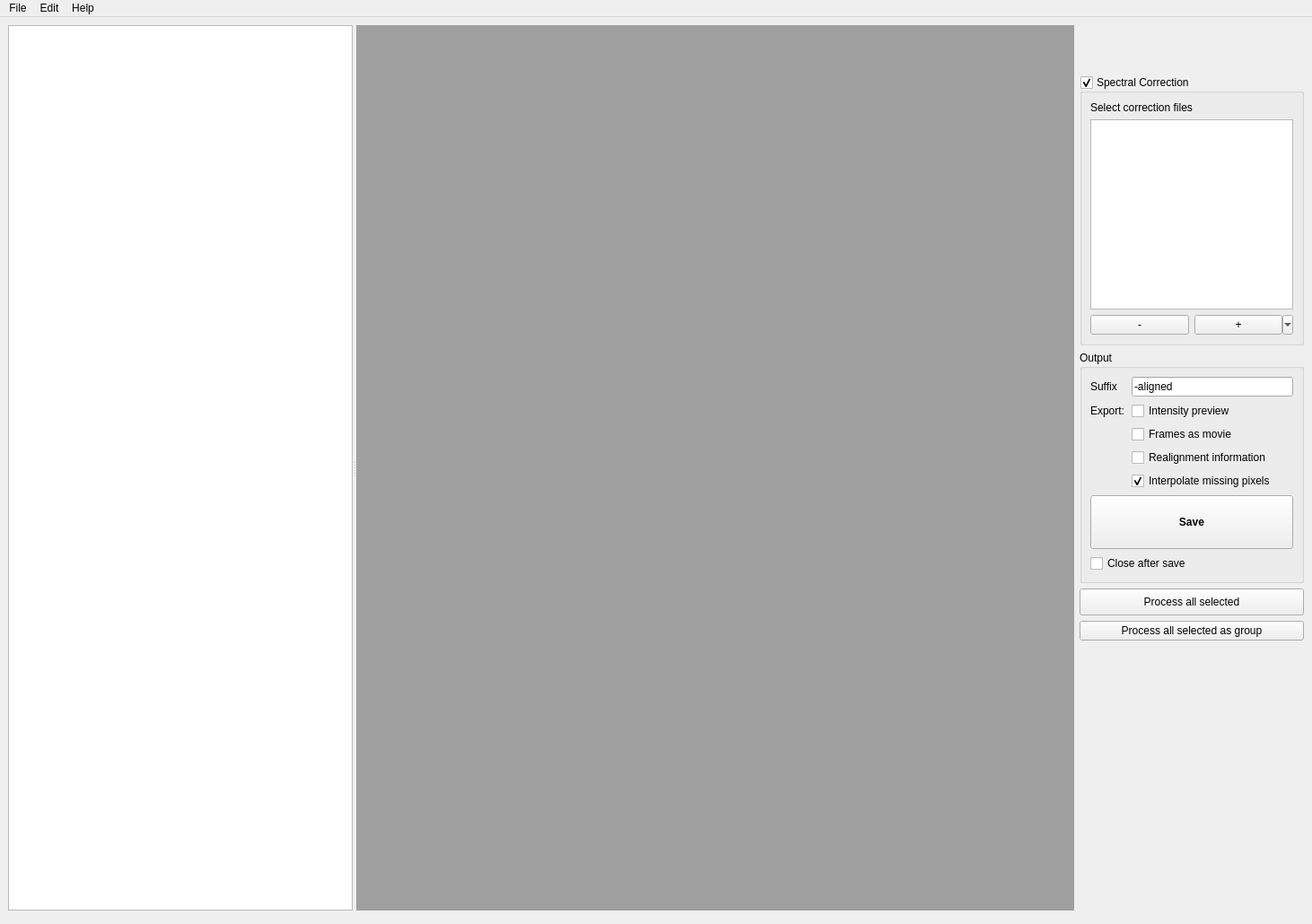
<?xml version="1.0" encoding="UTF-8"?>
<ui version="4.0">
 <class>RealignmentStudio</class>
 <widget class="QMainWindow" name="RealignmentStudio">
  <property name="geometry">
   <rect>
    <x>0</x>
    <y>0</y>
    <width>1462</width>
    <height>1030</height>
   </rect>
  </property>
  <property name="windowTitle">
   <string>Galene</string>
  </property>
  <widget class="QWidget" name="centralwidget">
   <layout class="QVBoxLayout" name="verticalLayout_2">
    <item>
     <widget class="QFrame" name="frame_2">
      <property name="frameShape">
       <enum>QFrame::NoFrame</enum>
      </property>
      <property name="frameShadow">
       <enum>QFrame::Raised</enum>
      </property>
      <property name="lineWidth">
       <number>0</number>
      </property>
      <layout class="QHBoxLayout" name="horizontalLayout">
       <property name="leftMargin">
        <number>0</number>
       </property>
       <property name="topMargin">
        <number>0</number>
       </property>
       <property name="rightMargin">
        <number>0</number>
       </property>
       <property name="bottomMargin">
        <number>0</number>
       </property>
       <item>
        <widget class="QFrame" name="frame_3">
         <property name="frameShape">
          <enum>QFrame::NoFrame</enum>
         </property>
         <property name="frameShadow">
          <enum>QFrame::Raised</enum>
         </property>
         <layout class="QVBoxLayout" name="verticalLayout_3">
          <property name="leftMargin">
           <number>0</number>
          </property>
          <property name="topMargin">
           <number>0</number>
          </property>
          <property name="rightMargin">
           <number>0</number>
          </property>
          <property name="bottomMargin">
           <number>0</number>
          </property>
          <item>
           <widget class="QSplitter" name="splitter">
            <property name="orientation">
             <enum>Qt::Horizontal</enum>
            </property>
            <widget class="QListView" name="file_list_view">
             <property name="minimumSize">
              <size>
               <width>200</width>
               <height>0</height>
              </size>
             </property>
             <property name="spacing">
              <number>5</number>
             </property>
            </widget>
            <widget class="QMdiArea" name="mdi_area"/>
           </widget>
          </item>
         </layout>
        </widget>
       </item>
       <item>
        <widget class="QFrame" name="frame">
         <property name="sizePolicy">
          <sizepolicy hsizetype="Minimum" vsizetype="Preferred">
           <horstretch>0</horstretch>
           <verstretch>0</verstretch>
          </sizepolicy>
         </property>
         <property name="minimumSize">
          <size>
           <width>250</width>
           <height>0</height>
          </size>
         </property>
         <property name="maximumSize">
          <size>
           <width>250</width>
           <height>16777215</height>
          </size>
         </property>
         <layout class="QVBoxLayout" name="verticalLayout">
          <property name="spacing">
           <number>6</number>
          </property>
          <property name="leftMargin">
           <number>0</number>
          </property>
          <property name="topMargin">
           <number>0</number>
          </property>
          <property name="rightMargin">
           <number>0</number>
          </property>
          <property name="bottomMargin">
           <number>0</number>
          </property>
          <item>
           <widget class="RealignmentParametersWidget" name="realignment_parameters_widget" native="true">
            <property name="minimumSize">
             <size>
              <width>0</width>
              <height>50</height>
             </size>
            </property>
           </widget>
          </item>
          <item>
           <widget class="QGroupBox" name="spectral_correction_group">
            <property name="title">
             <string>Spectral Correction</string>
            </property>
            <property name="checkable">
             <bool>true</bool>
            </property>
            <layout class="QVBoxLayout" name="verticalLayout_7">
             <property name="leftMargin">
              <number>0</number>
             </property>
             <property name="topMargin">
              <number>0</number>
             </property>
             <property name="rightMargin">
              <number>0</number>
             </property>
             <property name="bottomMargin">
              <number>0</number>
             </property>
             <item>
              <widget class="QFrame" name="spectral_correction_frame">
               <property name="frameShape">
                <enum>QFrame::NoFrame</enum>
               </property>
               <property name="frameShadow">
                <enum>QFrame::Raised</enum>
               </property>
               <layout class="QVBoxLayout" name="verticalLayout_8">
                <property name="leftMargin">
                 <number>9</number>
                </property>
                <property name="topMargin">
                 <number>9</number>
                </property>
                <property name="rightMargin">
                 <number>9</number>
                </property>
                <property name="bottomMargin">
                 <number>9</number>
                </property>
                <item>
                 <widget class="QLabel" name="label_9">
                  <property name="text">
                   <string>Select correction files</string>
                  </property>
                 </widget>
                </item>
                <item>
                 <widget class="QListView" name="spectral_correction_list_view">
                  <property name="selectionMode">
                   <enum>QAbstractItemView::ExtendedSelection</enum>
                  </property>
                  <property name="spacing">
                   <number>2</number>
                  </property>
                 </widget>
                </item>
                <item>
                 <layout class="QHBoxLayout" name="horizontalLayout_2">
                  <property name="rightMargin">
                   <number>0</number>
                  </property>
                  <property name="bottomMargin">
                   <number>0</number>
                  </property>
                  <item>
                   <widget class="QPushButton" name="spectral_correction_remove_pushbutton">
                    <property name="text">
                     <string>-</string>
                    </property>
                   </widget>
                  </item>
                  <item>
                   <widget class="QToolButton" name="spectral_correction_add_pushbutton">
                    <property name="sizePolicy">
                     <sizepolicy hsizetype="Minimum" vsizetype="Fixed">
                      <horstretch>0</horstretch>
                      <verstretch>0</verstretch>
                     </sizepolicy>
                    </property>
                    <property name="minimumSize">
                     <size>
                      <width>22</width>
                      <height>22</height>
                     </size>
                    </property>
                    <property name="text">
                     <string>+</string>
                    </property>
                    <property name="popupMode">
                     <enum>QToolButton::MenuButtonPopup</enum>
                    </property>
                    <property name="toolButtonStyle">
                     <enum>Qt::ToolButtonTextOnly</enum>
                    </property>
                    <property name="autoRaise">
                     <bool>false</bool>
                    </property>
                    <property name="arrowType">
                     <enum>Qt::DownArrow</enum>
                    </property>
                   </widget>
                  </item>
                 </layout>
                </item>
               </layout>
              </widget>
             </item>
            </layout>
           </widget>
          </item>
          <item>
           <widget class="QGroupBox" name="groupBox">
            <property name="title">
             <string>Output</string>
            </property>
            <layout class="QVBoxLayout" name="verticalLayout_5">
             <item>
              <widget class="QFrame" name="frame_4">
               <property name="minimumSize">
                <size>
                 <width>0</width>
                 <height>0</height>
                </size>
               </property>
               <property name="frameShape">
                <enum>QFrame::NoFrame</enum>
               </property>
               <property name="frameShadow">
                <enum>QFrame::Raised</enum>
               </property>
               <property name="lineWidth">
                <number>0</number>
               </property>
               <layout class="QFormLayout" name="formLayout_4">
                <property name="leftMargin">
                 <number>0</number>
                </property>
                <property name="topMargin">
                 <number>0</number>
                </property>
                <property name="rightMargin">
                 <number>0</number>
                </property>
                <property name="bottomMargin">
                 <number>0</number>
                </property>
                <item row="0" column="0">
                 <widget class="QLabel" name="label">
                  <property name="text">
                   <string>Suffix</string>
                  </property>
                 </widget>
                </item>
                <item row="0" column="1">
                 <widget class="QLineEdit" name="suffix_edit">
                  <property name="toolTip">
                   <string>&lt;html&gt;&lt;head/&gt;&lt;body&gt;&lt;p&gt;Suffix to add to saved aligned file&lt;/p&gt;&lt;/body&gt;&lt;/html&gt;</string>
                  </property>
                  <property name="text">
                   <string>-aligned</string>
                  </property>
                 </widget>
                </item>
                <item row="1" column="0">
                 <widget class="QLabel" name="label_4">
                  <property name="text">
                   <string>Export:</string>
                  </property>
                 </widget>
                </item>
                <item row="1" column="1">
                 <widget class="QCheckBox" name="save_preview_check">
                  <property name="toolTip">
                   <string>&lt;html&gt;&lt;head/&gt;&lt;body&gt;&lt;p&gt;Save aligned intensity as png for quick preview of alignment results&lt;/p&gt;&lt;/body&gt;&lt;/html&gt;</string>
                  </property>
                  <property name="text">
                   <string>Intensity preview</string>
                  </property>
                 </widget>
                </item>
                <item row="2" column="0">
                 <spacer name="horizontalSpacer">
                  <property name="orientation">
                   <enum>Qt::Horizontal</enum>
                  </property>
                  <property name="sizeHint" stdset="0">
                   <size>
                    <width>40</width>
                    <height>15</height>
                   </size>
                  </property>
                 </spacer>
                </item>
                <item row="2" column="1">
                 <widget class="QCheckBox" name="save_movie_check">
                  <property name="toolTip">
                   <string>&lt;html&gt;&lt;head/&gt;&lt;body&gt;&lt;p&gt;Save tif stack of aligned and unaligned frames&lt;/p&gt;&lt;/body&gt;&lt;/html&gt;</string>
                  </property>
                  <property name="text">
                   <string>Frames as movie</string>
                  </property>
                 </widget>
                </item>
                <item row="3" column="0">
                 <spacer name="horizontalSpacer_2">
                  <property name="orientation">
                   <enum>Qt::Horizontal</enum>
                  </property>
                  <property name="sizeHint" stdset="0">
                   <size>
                    <width>40</width>
                    <height>15</height>
                   </size>
                  </property>
                 </spacer>
                </item>
                <item row="3" column="1">
                 <widget class="QCheckBox" name="save_realignment_info_check">
                  <property name="toolTip">
                   <string>&lt;html&gt;&lt;head/&gt;&lt;body&gt;&lt;p&gt;Save spreadsheet of x,y displacement coordinates and correlations for each frame&lt;/p&gt;&lt;/body&gt;&lt;/html&gt;</string>
                  </property>
                  <property name="text">
                   <string>Realignment information</string>
                  </property>
                 </widget>
                </item>
                <item row="4" column="0">
                 <spacer name="horizontalSpacer_3">
                  <property name="orientation">
                   <enum>Qt::Horizontal</enum>
                  </property>
                  <property name="sizeHint" stdset="0">
                   <size>
                    <width>40</width>
                    <height>20</height>
                   </size>
                  </property>
                 </spacer>
                </item>
                <item row="4" column="1">
                 <widget class="QCheckBox" name="interpolate_missing_check">
                  <property name="text">
                   <string>Interpolate missing pixels</string>
                  </property>
                  <property name="checked">
                   <bool>true</bool>
                  </property>
                 </widget>
                </item>
               </layout>
              </widget>
             </item>
             <item>
              <widget class="QPushButton" name="save_button">
               <property name="minimumSize">
                <size>
                 <width>0</width>
                 <height>60</height>
                </size>
               </property>
               <property name="font">
                <font>
                 <weight>75</weight>
                 <bold>true</bold>
                </font>
               </property>
               <property name="text">
                <string>Save</string>
               </property>
              </widget>
             </item>
             <item>
              <widget class="QCheckBox" name="close_after_save_check">
               <property name="text">
                <string>Close after save</string>
               </property>
              </widget>
             </item>
            </layout>
           </widget>
          </item>
          <item>
           <widget class="QPushButton" name="process_selected_button">
            <property name="minimumSize">
             <size>
              <width>0</width>
              <height>30</height>
             </size>
            </property>
            <property name="text">
             <string>Process all selected</string>
            </property>
           </widget>
          </item>
          <item>
           <widget class="QPushButton" name="process_selected_group_button">
            <property name="text">
             <string>Process all selected as group</string>
            </property>
           </widget>
          </item>
          <item>
           <spacer name="verticalSpacer">
            <property name="orientation">
             <enum>Qt::Vertical</enum>
            </property>
            <property name="sizeHint" stdset="0">
             <size>
              <width>20</width>
              <height>40</height>
             </size>
            </property>
           </spacer>
          </item>
         </layout>
        </widget>
       </item>
      </layout>
     </widget>
    </item>
    <item>
     <widget class="ProgressCentre" name="widget" native="true"/>
    </item>
   </layout>
  </widget>
  <widget class="QMenuBar" name="menubar">
   <property name="geometry">
    <rect>
     <x>0</x>
     <y>0</y>
     <width>1462</width>
     <height>21</height>
    </rect>
   </property>
   <widget class="QMenu" name="menuFiles">
    <property name="title">
     <string>File</string>
    </property>
    <addaction name="open_workspace_action"/>
    <addaction name="separator"/>
    <addaction name="save_merged_action"/>
    <addaction name="export_movie_action"/>
    <addaction name="export_alignment_info_action"/>
    <addaction name="separator"/>
    <addaction name="quit_action"/>
   </widget>
   <widget class="QMenu" name="menuHelp">
    <property name="title">
     <string>Help</string>
    </property>
    <addaction name="help_action"/>
    <addaction name="about_action"/>
   </widget>
   <widget class="QMenu" name="menuEdit">
    <property name="title">
     <string>Edit</string>
    </property>
    <addaction name="copy_action"/>
   </widget>
   <addaction name="menuFiles"/>
   <addaction name="menuEdit"/>
   <addaction name="menuHelp"/>
  </widget>
  <action name="quit_action">
   <property name="text">
    <string>Quit</string>
   </property>
  </action>
  <action name="save_flim_action">
   <property name="checkable">
    <bool>true</bool>
   </property>
   <property name="text">
    <string>Save FLIM Output</string>
   </property>
   <property name="toolTip">
    <string>Save FLIM Output</string>
   </property>
  </action>
  <action name="camera_streaming_action">
   <property name="checkable">
    <bool>true</bool>
   </property>
   <property name="text">
    <string>Camera Streaming</string>
   </property>
   <property name="toolTip">
    <string>Camera Streaming</string>
   </property>
  </action>
  <action name="action_calibrate_rotation_stage">
   <property name="text">
    <string>Calibrate Power Control Rotation Stage...</string>
   </property>
  </action>
  <action name="set_output_folder_action">
   <property name="text">
    <string>Set Auto Sequence Output Folder...</string>
   </property>
  </action>
  <action name="new_workspace_action">
   <property name="text">
    <string>New Workspace...</string>
   </property>
   <property name="shortcut">
    <string>Ctrl+N</string>
   </property>
  </action>
  <action name="open_workspace_action">
   <property name="text">
    <string>Open Workspace...</string>
   </property>
   <property name="shortcut">
    <string>Ctrl+O</string>
   </property>
  </action>
  <action name="tcspc_settings_action">
   <property name="text">
    <string>TCSPC Settings...</string>
   </property>
  </action>
  <action name="export_movie_action">
   <property name="text">
    <string>Export Alignment Movie...</string>
   </property>
  </action>
  <action name="export_alignment_info_action">
   <property name="text">
    <string>Export Alignment Information...</string>
   </property>
  </action>
  <action name="save_merged_action">
   <property name="text">
    <string>Save Merged Image...</string>
   </property>
  </action>
  <action name="help_action">
   <property name="text">
    <string>Galene Help...</string>
   </property>
  </action>
  <action name="copy_action">
   <property name="text">
    <string>Copy</string>
   </property>
   <property name="shortcut">
    <string>Ctrl+C</string>
   </property>
  </action>
  <action name="about_action">
   <property name="text">
    <string>About...</string>
   </property>
  </action>
  <action name="bioformats_action">
   <property name="text">
    <string>Export series from file using bioformats...</string>
   </property>
  </action>
 </widget>
 <customwidgets>
  <customwidget>
   <class>ProgressCentre</class>
   <extends>QWidget</extends>
   <header>TaskProgressWidget.h</header>
   <container>1</container>
  </customwidget>
  <customwidget>
   <class>RealignmentParametersWidget</class>
   <extends>QWidget</extends>
   <header>RealignmentParametersWidget.h</header>
   <container>1</container>
  </customwidget>
 </customwidgets>
 <resources>
  <include location="Resources.qrc"/>
 </resources>
 <connections/>
</ui>
